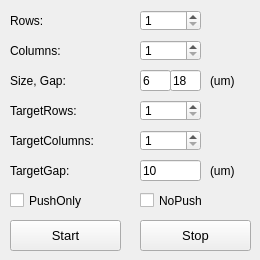
    <widget class="QWidget" name="array">
     <attribute name="title">
      <string>Array</string>
     </attribute>
     <widget class="QLineEdit" name="array_gap_tar">
      <property name="geometry">
       <rect>
        <x>140</x>
        <y>160</y>
        <width>61</width>
        <height>21</height>
       </rect>
      </property>
      <property name="font">
       <font>
        <family>Arial</family>
        <pointsize>9</pointsize>
       </font>
      </property>
      <property name="text">
       <string>10</string>
      </property>
     </widget>
     <widget class="QLineEdit" name="array_size">
      <property name="geometry">
       <rect>
        <x>140</x>
        <y>70</y>
        <width>31</width>
        <height>21</height>
       </rect>
      </property>
      <property name="font">
       <font>
        <family>Arial</family>
        <pointsize>9</pointsize>
       </font>
      </property>
      <property name="text">
       <string>6</string>
      </property>
     </widget>
     <widget class="QLabel" name="label_5">
      <property name="geometry">
       <rect>
        <x>10</x>
        <y>100</y>
        <width>111</width>
        <height>21</height>
       </rect>
      </property>
      <property name="text">
       <string>TargetRows:</string>
      </property>
     </widget>
     <widget class="QSpinBox" name="array_rows">
      <property name="geometry">
       <rect>
        <x>140</x>
        <y>10</y>
        <width>61</width>
        <height>21</height>
       </rect>
      </property>
      <property name="font">
       <font>
        <family>Arial</family>
        <pointsize>9</pointsize>
       </font>
      </property>
      <property name="minimum">
       <number>1</number>
      </property>
     </widget>
     <widget class="QLabel" name="label">
      <property name="geometry">
       <rect>
        <x>10</x>
        <y>10</y>
        <width>101</width>
        <height>21</height>
       </rect>
      </property>
      <property name="text">
       <string>Rows:</string>
      </property>
     </widget>
     <widget class="QSpinBox" name="array_cols">
      <property name="geometry">
       <rect>
        <x>140</x>
        <y>40</y>
        <width>61</width>
        <height>21</height>
       </rect>
      </property>
      <property name="font">
       <font>
        <family>Arial</family>
        <pointsize>9</pointsize>
       </font>
      </property>
      <property name="minimum">
       <number>1</number>
      </property>
     </widget>
     <widget class="QSpinBox" name="array_cols_tar">
      <property name="geometry">
       <rect>
        <x>140</x>
        <y>130</y>
        <width>61</width>
        <height>21</height>
       </rect>
      </property>
      <property name="font">
       <font>
        <family>Arial</family>
        <pointsize>9</pointsize>
       </font>
      </property>
      <property name="minimum">
       <number>1</number>
      </property>
     </widget>
     <widget class="QLabel" name="label_2">
      <property name="geometry">
       <rect>
        <x>10</x>
        <y>40</y>
        <width>101</width>
        <height>21</height>
       </rect>
      </property>
      <property name="text">
       <string>Columns:</string>
      </property>
     </widget>
     <widget class="QLabel" name="label_4">
      <property name="geometry">
       <rect>
        <x>210</x>
        <y>70</y>
        <width>41</width>
        <height>21</height>
       </rect>
      </property>
      <property name="text">
       <string>(um)</string>
      </property>
     </widget>
     <widget class="QLabel" name="label_8">
      <property name="geometry">
       <rect>
        <x>10</x>
        <y>160</y>
        <width>111</width>
        <height>21</height>
       </rect>
      </property>
      <property name="text">
       <string>TargetGap:</string>
      </property>
     </widget>
     <widget class="QLabel" name="label_7">
      <property name="geometry">
       <rect>
        <x>210</x>
        <y>160</y>
        <width>41</width>
        <height>21</height>
       </rect>
      </property>
      <property name="text">
       <string>(um)</string>
      </property>
     </widget>
     <widget class="QLabel" name="label_3">
      <property name="geometry">
       <rect>
        <x>10</x>
        <y>70</y>
        <width>101</width>
        <height>21</height>
       </rect>
      </property>
      <property name="text">
       <string>Size, Gap:</string>
      </property>
     </widget>
     <widget class="QLabel" name="label_6">
      <property name="geometry">
       <rect>
        <x>10</x>
        <y>130</y>
        <width>121</width>
        <height>21</height>
       </rect>
      </property>
      <property name="text">
       <string>TargetColumns:</string>
      </property>
     </widget>
     <widget class="QSpinBox" name="array_rows_tar">
      <property name="geometry">
       <rect>
        <x>140</x>
        <y>100</y>
        <width>61</width>
        <height>21</height>
       </rect>
      </property>
      <property name="font">
       <font>
        <family>Arial</family>
        <pointsize>9</pointsize>
       </font>
      </property>
      <property name="minimum">
       <number>1</number>
      </property>
     </widget>
     <widget class="QCheckBox" name="push_only">
      <property name="geometry">
       <rect>
        <x>10</x>
        <y>190</y>
        <width>121</width>
        <height>21</height>
       </rect>
      </property>
      <property name="text">
       <string>PushOnly</string>
      </property>
      <property name="autoExclusive">
       <bool>false</bool>
      </property>
     </widget>
     <widget class="QCheckBox" name="no_push">
      <property name="geometry">
       <rect>
        <x>140</x>
        <y>190</y>
        <width>111</width>
        <height>21</height>
       </rect>
      </property>
      <property name="text">
       <string>NoPush</string>
      </property>
      <property name="autoExclusive">
       <bool>false</bool>
      </property>
     </widget>
     <widget class="QLineEdit" name="array_gap">
      <property name="geometry">
       <rect>
        <x>170</x>
        <y>70</y>
        <width>31</width>
        <height>21</height>
       </rect>
      </property>
      <property name="font">
       <font>
        <family>Arial</family>
        <pointsize>9</pointsize>
       </font>
      </property>
      <property name="text">
       <string>18</string>
      </property>
     </widget>
     <widget class="QPushButton" name="start">
      <property name="geometry">
       <rect>
        <x>10</x>
        <y>220</y>
        <width>111</width>
        <height>31</height>
       </rect>
      </property>
      <property name="font">
       <font>
        <family>Arial</family>
        <pointsize>10</pointsize>
       </font>
      </property>
      <property name="text">
       <string>Start</string>
      </property>
     </widget>
     <widget class="QPushButton" name="stop">
      <property name="geometry">
       <rect>
        <x>140</x>
        <y>220</y>
        <width>111</width>
        <height>31</height>
       </rect>
      </property>
      <property name="font">
       <font>
        <family>Arial</family>
        <pointsize>10</pointsize>
       </font>
      </property>
      <property name="text">
       <string>Stop</string>
      </property>
     </widget>
    </widget>
